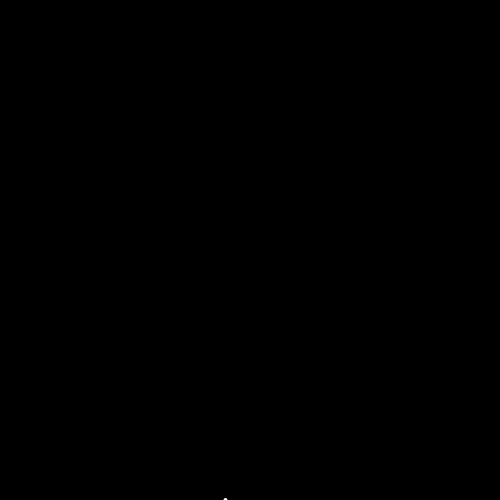
Frame 1 (no input)
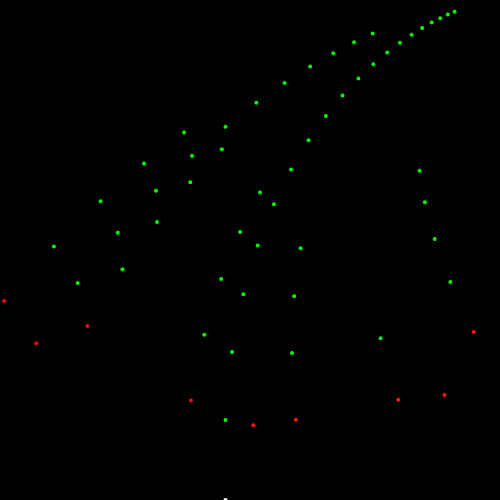
Frame 60 (no input)
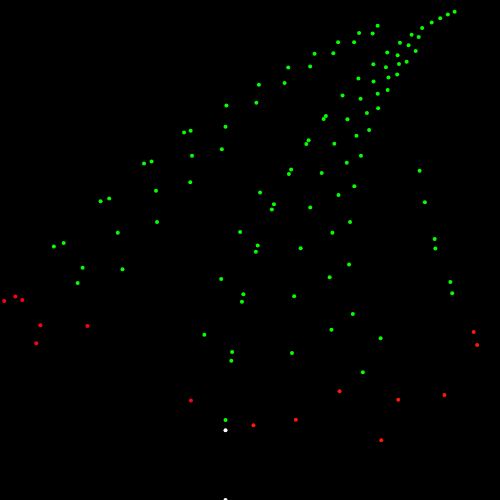
Frame 120 (the mouse pressed at the canvas centre since frame 60)

The p5.js sketch that drew these frames (run headless with seeded random() and noise() and a simulated clock; from frame 60 on, the mouse is pressed at the canvas centre):

// p5.js sketch
// ── sketch.js
var fernX = 0;
var fernY = 0;

function setup() {
    // put setup code here
    createCanvas(500, 500);
    background(0);
}
var fn={
   
};
function draw() {
    // put drawing code here
    stroke(fn.colorRed,fn.colorGreen,fn.colorBlue);
    strokeWeight(4);
    
    var x=map(fernX,-2.1820,2.6558,0,width);
    var y= map(fernY,0,9.9983,height,0);

    point(x, y);
    fn = getFnValue();
    var top = ((fn.a * fernX) + (fn.b * fernY)) + (fn.e);
    var bottom = ((fn.c * fernX) + (fn.d * fernY) )+ (fn.f);
    fernX = top;
    fernY = bottom;
    // noLoop();
}

function getFnValue() {
    // body...
    var r = random(1);
    if (r <= 0.01) {
        return {
            a: 0,
            b: 0,
            c: 0,
            d: 0.16,
            e: 0,
            f: 0,
            colorRed:255,
            colorGreen:255,
            colorBlue:255
        };
    } else if (r <= 0.85) {
        return {
            a: 0.85,
            b: 0.04,
            c: -0.04,
            d: 0.85,
            e: 0,
            f: 1.60,
            colorRed:5,
            colorGreen:255,
            colorBlue:0
        };
    } else if (r <= 0.93) {
        return {
            a: 0.20,
            b: -0.26,
            c: 0.23,
            d: 0.22,
            e: 0,
            f: 1.60,
            colorRed:255,
            colorGreen:0,
            colorBlue:25
        };
    } else {
        return {
            a: -0.15,
            b: 0.28,
            c: 0.26,
            d: 0.24,
            e: 0,
            f: 0.44,
            colorRed:255,
            colorGreen:25,
            colorBlue:0
        };
    }
}
